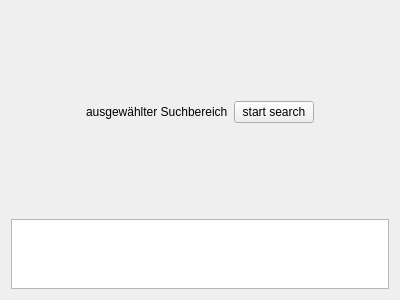
<?xml version="1.0" encoding="UTF-8"?>
<ui version="4.0">
 <class>ConfirmationPageWidget</class>
 <widget class="QWidget" name="ConfirmationPageWidget">
  <property name="geometry">
   <rect>
    <x>0</x>
    <y>0</y>
    <width>400</width>
    <height>300</height>
   </rect>
  </property>
  <property name="windowTitle">
   <string>CoBaB - Bestätigung</string>
  </property>
  <layout class="QHBoxLayout" name="horizontalLayout_9">
   <item>
    <layout class="QVBoxLayout" name="verticalLayout_4">
     <item>
      <layout class="QHBoxLayout" name="horizontalLayout">
       <item>
        <spacer name="horizontalSpacer">
         <property name="orientation">
          <enum>Qt::Horizontal</enum>
         </property>
         <property name="sizeType">
          <enum>QSizePolicy::Expanding</enum>
         </property>
         <property name="sizeHint" stdset="0">
          <size>
           <width>40</width>
           <height>20</height>
          </size>
         </property>
        </spacer>
       </item>
       <item>
        <widget class="QLabel" name="mImageToSearchLabel">
         <property name="sizePolicy">
          <sizepolicy hsizetype="Expanding" vsizetype="MinimumExpanding">
           <horstretch>0</horstretch>
           <verstretch>0</verstretch>
          </sizepolicy>
         </property>
         <property name="text">
          <string>ausgewählter Suchbereich</string>
         </property>
        </widget>
       </item>
       <item>
        <widget class="QPushButton" name="mSearchButton">
         <property name="text">
          <string>start search</string>
         </property>
        </widget>
       </item>
       <item>
        <spacer name="horizontalSpacer_2">
         <property name="orientation">
          <enum>Qt::Horizontal</enum>
         </property>
         <property name="sizeType">
          <enum>QSizePolicy::Expanding</enum>
         </property>
         <property name="sizeHint" stdset="0">
          <size>
           <width>40</width>
           <height>20</height>
          </size>
         </property>
        </spacer>
       </item>
      </layout>
     </item>
     <item>
      <widget class="QTableWidget" name="mParameters">
       <property name="sizePolicy">
        <sizepolicy hsizetype="Preferred" vsizetype="Preferred">
         <horstretch>0</horstretch>
         <verstretch>0</verstretch>
        </sizepolicy>
       </property>
       <property name="sizeAdjustPolicy">
        <enum>QAbstractScrollArea::AdjustToContents</enum>
       </property>
       <property name="editTriggers">
        <set>QAbstractItemView::NoEditTriggers</set>
       </property>
       <property name="selectionMode">
        <enum>QAbstractItemView::NoSelection</enum>
       </property>
       <property name="showGrid">
        <bool>false</bool>
       </property>
       <property name="gridStyle">
        <enum>Qt::NoPen</enum>
       </property>
       <attribute name="horizontalHeaderHighlightSections">
        <bool>false</bool>
       </attribute>
       <attribute name="verticalHeaderVisible">
        <bool>false</bool>
       </attribute>
       <attribute name="verticalHeaderHighlightSections">
        <bool>false</bool>
       </attribute>
      </widget>
     </item>
    </layout>
   </item>
  </layout>
 </widget>
 <resources/>
 <connections/>
</ui>
